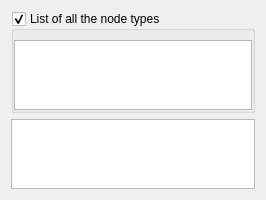
       <widget class="QWidget" name="node_page">
        <property name="geometry">
         <rect>
          <x>0</x>
          <y>0</y>
          <width>266</width>
          <height>199</height>
         </rect>
        </property>
        <attribute name="icon">
         <iconset resource="../res/csapex_resources.qrc">
          <normaloff>:/plugin.png</normaloff>:/plugin.png</iconset>
        </attribute>
        <attribute name="label">
         <string>Node Information</string>
        </attribute>
        <layout class="QVBoxLayout" name="verticalLayout_7">
         <item>
          <widget class="QGroupBox" name="node_group">
           <property name="title">
            <string>List of all the node types</string>
           </property>
           <property name="flat">
            <bool>true</bool>
           </property>
           <property name="checkable">
            <bool>true</bool>
           </property>
           <layout class="QVBoxLayout" name="verticalLayout_8">
            <property name="spacing">
             <number>0</number>
            </property>
            <property name="leftMargin">
             <number>0</number>
            </property>
            <property name="topMargin">
             <number>9</number>
            </property>
            <property name="rightMargin">
             <number>0</number>
            </property>
            <property name="bottomMargin">
             <number>0</number>
            </property>
            <item>
             <widget class="QTreeWidget" name="node_info_tree">
              <property name="headerHidden">
               <bool>true</bool>
              </property>
              <column>
               <property name="text">
                <string>Node</string>
               </property>
              </column>
             </widget>
            </item>
           </layout>
          </widget>
         </item>
         <item>
          <widget class="QTextBrowser" name="node_info_text"/>
         </item>
        </layout>
       </widget>
